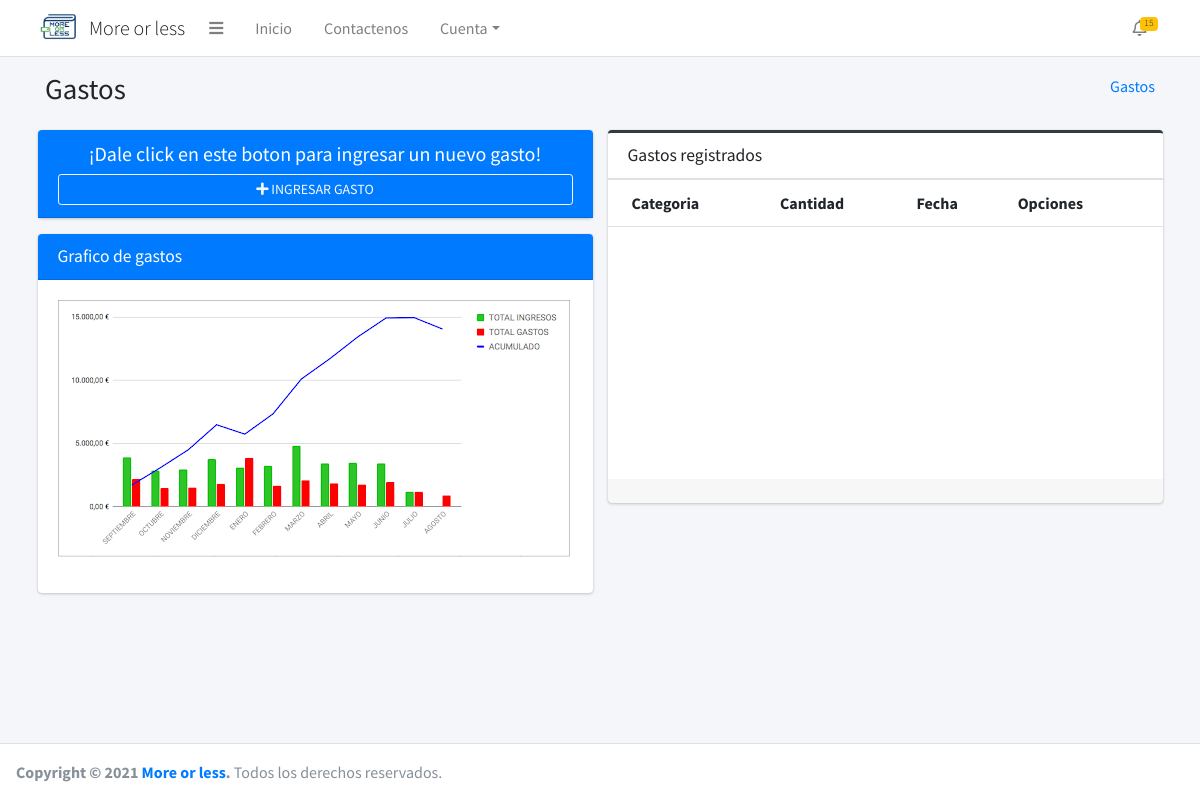
Page /gastos/ (signed in) on the earlier database version.
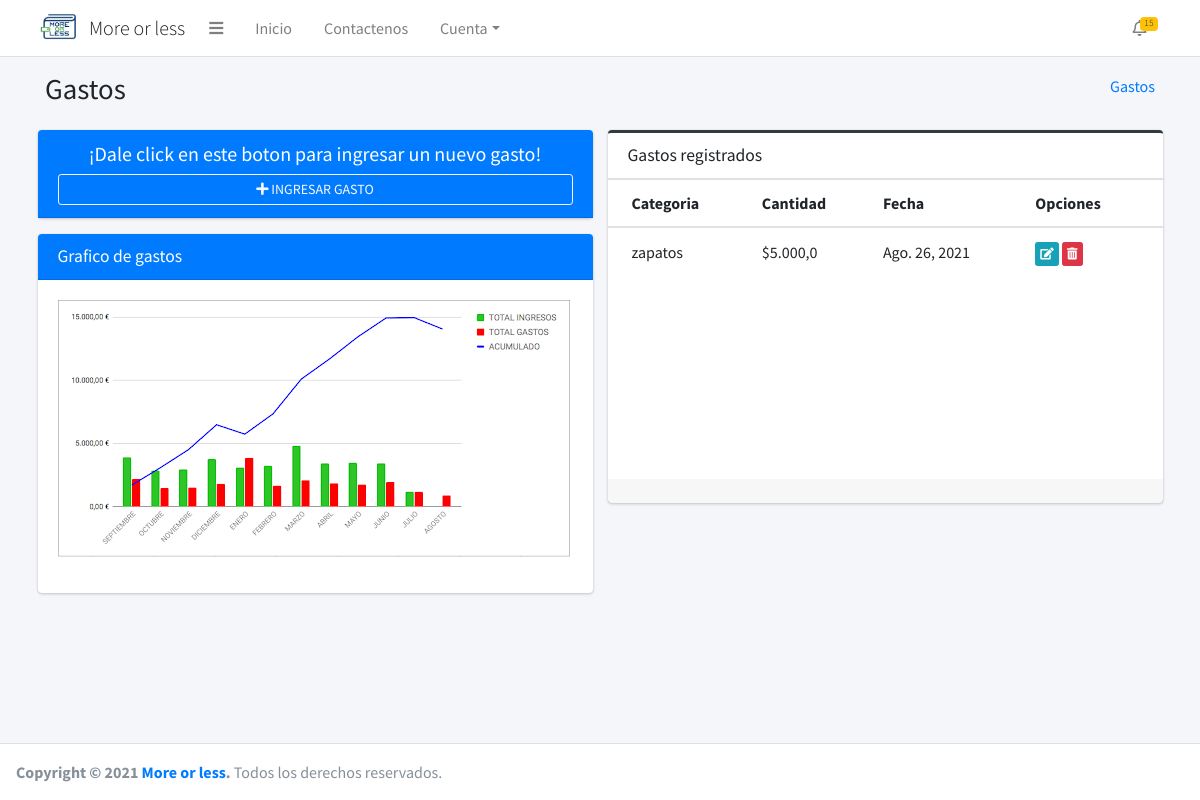
Same page on the later database version.
### core/gastos/models.py (models this page shows, shortened)
class Gastos(models.Model):
    date = models.DateField(auto_now=True, verbose_name='Fecha de registro')
    amount = models.FloatField('Monto', blank=True, default=None, null=True)
    category = models.ForeignKey(Categoria, blank=True, null=True, on_delete=models.CASCADE)
    class Meta:
        verbose_name = 'Gastos'
        verbose_name_plural = 'Gastos'
        db_table = 'gastos'
        ordering = ['id']

### core/categorias/models.py (models this page shows, shortened)
class Categoria(models.Model):
    category = models.CharField(max_length=50, verbose_name='Categoria')
    def __str__(self):
        return self.category
    class Meta:
        verbose_name = 'Categoria'
        verbose_name_plural = 'Categorias'
        db_table = 'categoria'
        ordering = ['id']

### core/gastos/views.py (the view)
# urls.py: path('gastos/', GastosListView.as_view(), name='gastos'),
class GastosListView(ListView):
    model = Gastos
    template_name = 'gastos.html'
    @method_decorator(csrf_exempt)
    @method_decorator(login_required)
    def dispatch(self, request, *args, **kwargs):
        self.object = None
        return super().dispatch(request, *args, **kwargs)
    def get_context_data(self, **kwargs):
        context = super().get_context_data(**kwargs)
        context['title'] = 'Gastos registrados'
        return context

### core/registro/models.py (called while the page is built)
    def get_image(self):
        if self.image:
            return "{}{}".format(MEDIA_URL, self.image)
        return "{}{}".format(STATIC_URL,'img/imagen-perfil-sin-foto.png')

### core/gastos/templates/gastos.html
{% extends 'body.html' %}
{% load static %}
{% block content %}
    <div class="content-wrapper">
        <div class="content-header">
            <div class="container">
                <div class="container-fluid">
                    <div class="row mb-2">
                        <div class="col-sm-6">
                            <h1 class="m-0">Gastos</h1>
                        </div>
                        <div class="col-sm-6">
                            <ol class="breadcrumb float-sm-right">
                                <li class="breadcrumb-item"><a href="{% url 'add' %}">Gastos</a></li>
                            </ol>
                        </div>
                    </div>
                </div>
            </div>
        </div>
        <section class="content">
            <div class="container">
                <div class="row">
                    <div class="col-12 col-sm-12 col-lg-6">
                        <div class="card card-primary">
                            <div class="card-header">
                                <h5 class="text-center">¡Dale click en este boton para ingresar un nuevo gasto!</h5>
                                <a href="{% url 'add' %}">
                                    <button type="button" class="btn btn-outline-light btn-block btn-sm"><i
                                            class="fa fa-plus"></i> INGRESAR GASTO
                                    </button>
                                </a>
                            </div>
                        </div>
                        <div class="card card-primary">
                            <div class="card-header">
                                <h3 class="card-title">Grafico de gastos</h3>
                            </div>
                            <div class="card-body">
                                <figure>
                                    <img src={% static 'img/graphic.png' %} alt="grafico" style="max-width: 100%;">
                                </figure>
                            </div>
                        </div>
                    </div>
                    <div class="col-md-6">
                        {% include 'list_gastos.html' %}
                    </div>
                </div>
            </div>
        </section>
    </div>
{% endblock %}

### templates/body.html (shortened to what this page needs)
{% extends 'home.html' %}
{% load static %}
{% block body %}
    <body class="layout-top-nav sidebar-collapse" height="auto">
    <div class="wrapper">
        {% include 'header.html' %}
        {% block content %}
        {% endblock %}
        {% include 'footer.html' %}
    </div>
    </body>
{% endblock %}

### templates/home.html (shortened to what this page needs)
{% load static %}
<!DOCTYPE html>
<html lang="es">
<head>
    <link rel="stylesheet" href="{% static 'lib/adminlte/plugins/fontawesome-free/css/all.min.css' %}">
    <link rel="stylesheet" href="{% static 'lib/adminlte/dist/css/adminlte.min.css' %}">
    <link rel="stylesheet" href="{% static 'css/normalize.css' %}">
    <link rel="stylesheet" href="{% static 'css/styles.css' %}">
</head>
{% block body %}
{% endblock %}
</html>

### templates/header.html (shortened to what this page needs)
{% load static %}
<nav class="main-header navbar navbar-expand-md navbar-light navbar-white">
    <div class="container">
        <a href="{% url "index" %}" class="navbar-brand">
            <img src="{% static 'img/logo3.png' %}" alt="More_or_less Logo" class="brand-image">
            <span class="brand-text font-weight-light">More or less</span>
        </a>
        <div class="collapse navbar-collapse order-3" id="navbarCollapse">
            <ul class="navbar-nav">
                <li class="nav-item">
                    <a class="nav-link" data-widget="pushmenu" href="#" role="button"><i class="fas fa-bars"></i></a>
                </li>
                <li class="nav-item">
                    <a href="{% url "index" %}" class="nav-link">Inicio</a>
                </li>
                <li class="nav-item">
                    <a href="#" class="nav-link">Contactenos</a>
                </li>
                <li class="nav-item dropdown">
                    <a id="dropdownSubMenu1" href="#" data-toggle="dropdown" aria-haspopup="true" aria-expanded="false"
                       class="nav-link dropdown-toggle">Cuenta</a>
                </li>
            </ul>
        <ul class="order-1 order-md-3 navbar-nav navbar-no-expand ml-auto">
            <li class="nav-item dropdown">
                <a class="nav-link" data-toggle="dropdown" href="#">
                    <span class="badge badge-warning navbar-badge">15</span>
                </a>
            </li>
        </ul>
    </div>
</nav>

### core/gastos/templates/list_gastos.html
{% extends 'list.html' %}
{% load humanize %}
{% block columns %}
    <tr>
        <th>Categoria</th>
        <th>Cantidad</th>
        <th>Fecha</th>
        <th>Opciones</th>
    </tr>
{% endblock %}
{% block rows %}
    {% for c in object_list %}
        <tr>
            <td>{{ c.category }}</td>
            <td>${{ c.amount|intcomma }}</td>
            <td>{{ c.date }}</td>
            <td>
                <a href="{% url 'editGast' c.id %}" class="btn btn-info btn-xs"><i class="fas fa-edit"></i>
                </a>
                <a href="{% url 'deleteGast' c.id %}" class="btn btn-danger btn-xs"><i
                        class="fas fa-trash-alt"></i>
                </a>
            </td>
        </tr>
    {% endfor %}
{% endblock %}

### templates/list.html (shortened to what this page needs)
{% load static %}
{% block content %}
    <div class="card card-outline card-dark">
        <div class="card-header">
            <h3 class="card-title">{{ title }}</h3>
        </div>
        <div class="card-body table-responsive p-0" style="height: 300px;">
            <table class="table table-head-fixed text-nowrap">
                <thead>
                {% block columns %}
                {% endblock %}
                </thead>
                <tbody>
                {% block rows %}
                {% endblock %}
                </tbody>
            </table>
        </div>
        <div class="card-footer">
        </div>
    </div>
{% endblock %}

### templates/footer.html
<footer class="main-footer">
    <strong>Copyright &copy; 2021 <a href="#">More or less</a>.</strong> Todos los derechos reservados.
</footer>

Differences in the rows shown:
added Gastos: category "zapatos", amount "5.000,0", date "Ago. 26, 2021"
